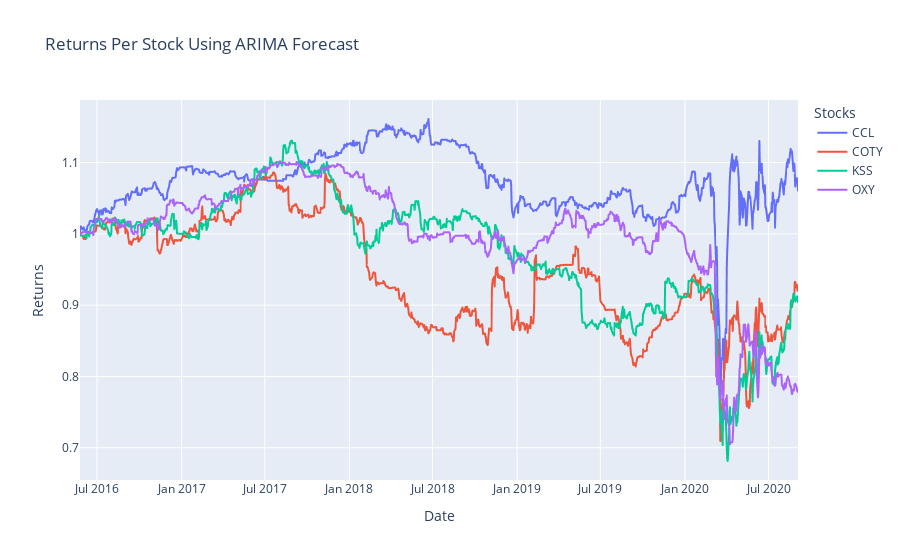

Notebook source saved alongside this figure:
### Markdown cell above
## Returns on Each Individual Stock

### Code cell
# Calculating Returns by multiplying the positions by the log returns
returns = trade_df['Positions'] * trade_df['LogReturns']

# Calculating the performance as we take the cumulative sum of the returns and transform the values back to normal
performance = returns.cumsum().apply(np.exp)

# Plotting the performance per stock
px.line(performance,
        x=performance.index,
        y=performance.columns,
        title='Returns Per Stock Using ARIMA Forecast',
        labels={'variable':'Stocks',
                'value':'Returns'})

### Figure 1 — Plotly figure (JSON) as saved in the notebook; plotly's stock layout.template omitted (floating-point values rounded to 4 significant figures; data arrays with more than 128 entries replaced by an {"elided": "..."} marker saying what was removed)
{"data": [{"hovertemplate": "Stocks=CCL<br>Date=%{x}<br>Returns=%{y}<extra></extra>", "legendgroup": "CCL", "line": {"color": "#636efa", "dash": "solid"}, "mode": "lines", "name": "CCL", "showlegend": true, "type": "scattergl", "x": {"elided": "1078 str values"}, "xaxis": "x", "y": {"elided": "1078 float values"}, "yaxis": "y"}, {"hovertemplate": "Stocks=COTY<br>Date=%{x}<br>Returns=%{y}<extra></extra>", "legendgroup": "COTY", "line": {"color": "#EF553B", "dash": "solid"}, "mode": "lines", "name": "COTY", "showlegend": true, "type": "scattergl", "x": {"elided": "1078 str values"}, "xaxis": "x", "y": {"elided": "1078 float values"}, "yaxis": "y"}, {"hovertemplate": "Stocks=KSS<br>Date=%{x}<br>Returns=%{y}<extra></extra>", "legendgroup": "KSS", "line": {"color": "#00cc96", "dash": "solid"}, "mode": "lines", "name": "KSS", "showlegend": true, "type": "scattergl", "x": {"elided": "1078 str values"}, "xaxis": "x", "y": {"elided": "1078 float values"}, "yaxis": "y"}, {"hovertemplate": "Stocks=OXY<br>Date=%{x}<br>Returns=%{y}<extra></extra>", "legendgroup": "OXY", "line": {"color": "#ab63fa", "dash": "solid"}, "mode": "lines", "name": "OXY", "showlegend": true, "type": "scattergl", "x": {"elided": "1078 str values"}, "xaxis": "x", "y": {"elided": "1078 float values"}, "yaxis": "y"}], "layout": {"legend": {"title": {"text": "Stocks"}, "tracegroupgap": 0}, "title": {"text": "Returns Per Stock Using ARIMA Forecast"}, "xaxis": {"anchor": "y", "domain": [0, 1], "title": {"text": "Date"}}, "yaxis": {"anchor": "x", "domain": [0, 1], "title": {"text": "Returns"}}}}
